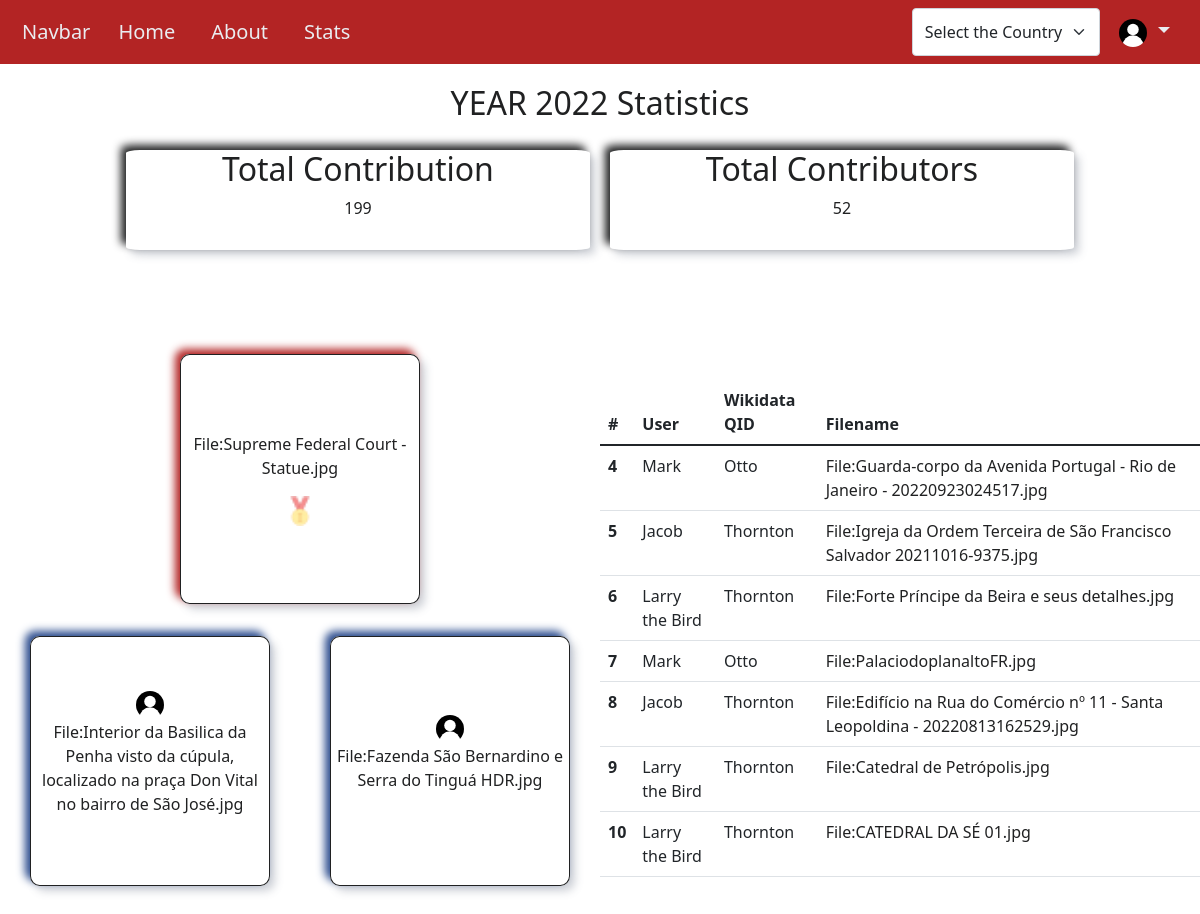
/stats/2022, run on the app's committed database.
### tables this page shows
CREATE TABLE edition (
	id INTEGER NOT NULL, 
	year INTEGER, 
	country VARCHAR, 
	place_1 VARCHAR, 
	place_2 VARCHAR, 
	place_3 VARCHAR, 
	place_4 VARCHAR, 
	place_5 VARCHAR, 
	place_6 VARCHAR, 
	place_7 VARCHAR, 
	place_8 VARCHAR, 
	place_9 VARCHAR, 
	place_10 VARCHAR, 
	PRIMARY KEY (id), 
	UNIQUE (year)
);

### app.py (the view)
@app.route('/stats/<year>')
def stats_year(year):
    editionyear = db.session.query(edition).filter_by(year=int(year)).all()
    photographyear = db.session.query(photograph).filter_by(edition_year=year).count()
    photographeryear = db.session.query(photograph).filter_by(edition_year=year).group_by(photograph.c.photographer).count()
    return render_template('statsyear.html', year=year, editionyear=editionyear[0], photographyear=photographyear, photographeryear=photographeryear)

### templates/statsyear.html
{% extends 'navbar.html' %} {% block content %}
<div class="stats">
  <div class="year-stats">
    <a
      href="{{ ''.join(['https://commons.wikimedia.org/wiki/Category:Images_from_Wiki_Loves_Monuments_', 'year', '_in_Brazil'])}}"
    >
      <div class="year-one">
        <div class="one-year">
          <h2>YEAR {{year}} Statistics</h2>
          <div class="stats-tab">
            <div class="stat-tab">
              <h2>Total Contribution</h2>
              <p>{{photographyear}}</p>
            </div>
            <div class="stat-tab">
              <h2>Total Contributors</h2>
              <p>{{photographeryear}}</p>
            </div>
          </div>
        </div>
      </div>
    </a>
  </div>
  <div class="stats-top">
    <div class="top-board">
      <div class="top-one">
        <p>
          <a
            href="{{ ''.join(['https://commons.wikimedia.org/wiki/', editionyear.place_1])}}"
            >{{editionyear.place_1}}</a
          >
        </p>
        <div class="gold-medal">
          <img
            class="user"
            src="{{ url_for('static', filename= 'images/gold-medal.png') }}"
            alt='{{ ("Winner on Wiki Loves Monuments Brasil") }}'
          />
        </div>
      </div>
      <div class="top-two">
        <div class="top-two-left">
          <img
            class="user"
            src="{{ url_for('static', filename= 'images/user-profile.svg') }}"
            alt='{{ ("Winner on Wiki Loves Monuments Brasil") }}'
          />
          <p>
            <a
              href="{{ ''.join(['https://commons.wikimedia.org/wiki/', editionyear.place_2])}}"
              >{{editionyear.place_2}}</a
            >
          </p>
        </div>
        <div class="top-two-right">
          <img
            class="user"
            src="{{ url_for('static', filename= 'images/user-profile.svg') }}"
            alt='{{ ("Winner on Wiki Loves Monuments Brasil") }}'
          />
          <p>
            <a
              href="{{ ''.join(['https://commons.wikimedia.org/wiki/', editionyear.place_3])}}"
              >{{editionyear.place_3}}</a
            >
          </p>
        </div>
      </div>
    </div>
    <div class="top-three">
      <table class="table">
        <thead>
          <tr>
            <th scope="col">#</th>
            <th scope="col">User</th>
            <th scope="col">Wikidata QID</th>
            <th scope="col">Filename</th>
          </tr>
        </thead>
        <tbody>
          <tr>
            <th scope="row">4</th>
            <td>Mark</td>
            <td>Otto</td>
            <td>
              <a
                href="{{ ''.join(['https://commons.wikimedia.org/wiki/', editionyear.place_4])}}"
                >{{editionyear.place_4}}</a
              >
            </td>
          </tr>
          <tr>
            <th scope="row">5</th>
            <td>Jacob</td>
            <td>Thornton</td>
            <td>
              <a
                href="{{ ''.join(['https://commons.wikimedia.org/wiki/', editionyear.place_5])}}"
                >{{editionyear.place_5}}</a
              >
            </td>
          </tr>
          <tr>
            <th scope="row">6</th>
            <td>Larry the Bird</td>
            <td>Thornton</td>
            <td>
              <a
                href="{{ ''.join(['https://commons.wikimedia.org/wiki/', editionyear.place_6])}}"
                >{{editionyear.place_6}}</a
              >
            </td>
          </tr>
          <tr>
            <th scope="row">7</th>
            <td>Mark</td>
            <td>Otto</td>
            <td>
              <a
                href="{{ ''.join(['https://commons.wikimedia.org/wiki/', editionyear.place_7])}}"
                >{{editionyear.place_7}}</a
              >
            </td>
          </tr>
          <tr>
            <th scope="row">8</th>
            <td>Jacob</td>
            <td>Thornton</td>
            <td>
              <a
                href="{{ ''.join(['https://commons.wikimedia.org/wiki/', editionyear.place_8])}}"
                >{{editionyear.place_8}}</a
              >
            </td>
          </tr>
          <tr>
            <th scope="row">9</th>
            <td>Larry the Bird</td>
            <td>Thornton</td>
            <td>
              <a
                href="{{ ''.join(['https://commons.wikimedia.org/wiki/', editionyear.place_9])}}"
                >{{editionyear.place_9}}</a
              >
            </td>
          </tr>
          <tr>
            <th scope="row">10</th>
            <td>Larry the Bird</td>
            <td>Thornton</td>
            <td>
              <a
                href="{{ ''.join(['https://commons.wikimedia.org/wiki/', editionyear.place_10])}}"
                >{{editionyear.place_10}}</a
              >
            </td>
          </tr>
        </tbody>
      </table>
    </div>
  </div>
</div>
{% endblock %}

### static/css/style.css (style rules this page uses)
:root { --red: #b32424; --white-font: #eaecf0; --black: #202122; --box-red: #d33; --box-blue: #2a4b8d; --blue: #36c; }
.user { height: 30px; }
.stats a, .stats-top a { text-decoration: none; color: var(--black); display: block; text-align: center; }
.top-one { margin-bottom: 2rem; height: 250px; border: 1px solid var(--black); width: 40%; display: flex; flex-direction: column; justify-self: center; justify-content: center; align-self: center; align-items: center; border-radius: 4%; box-shadow: -5px -5px 9px var(--red), 5px 5px 9px rgba(94, 104, 121, 0.3); }
.top-two { margin-bottom: 2rem; height: 250px; width: 100%; display: flex; justify-self: center; justify-content: space-around; align-self: center; align-items: center; }
.top-two-left, .top-two-right { border: 1px solid var(--black); display: flex; flex-direction: column; height: 250px; width: 40%; justify-self: center; justify-content: center; align-self: center; align-items: center; border-radius: 4%; box-shadow: -5px -5px 9px var(--box-blue), 5px 5px 9px rgba(94, 104, 121, 0.3); }
.stats-top { width: 100%; display: flex; justify-content: center; justify-items: center; margin: 2rem 0; }
.top-board { width: 50%; display: flex; flex-direction: column; justify-content: center; margin: 2rem 0; }
.top-three { width: 50%; display: flex; flex-direction: column; justify-content: center; justify-items: center; margin: 2rem 0; }
.table a { text-align: left; }
.stats-tab { display: flex; align-items: center; justify-content: center; }
.one-year { padding: 20px; }
.stat-tab { margin: 20px 10px; width: 40%; height: 100px; justify-content: space-around; border-radius: 3%; box-shadow: -5px -5px 9px var(--black), 5px 5px 9px rgba(94, 104, 121, 0.3); }
.stat-tab h2, .stat-tab p { text-align: center; }

### data on the page
edition: place_1 "File:Supreme Federal Court - Statue.jpg", place_2 "File:Interior da Basilica da Penha visto da cúpula, localizado na praça Don Vital no bairro de São José.jpg", place_3 "File:Fazenda São Bernardino e Serra do Tinguá HDR.jpg", place_4 "File:Guarda-corpo da Avenida Portugal - Rio de Janeiro - 20220923024517.jpg", place_5 "File:Igreja da Ordem Terceira de São Francisco Salvador 20211016-9375.jpg", place_6 "File:Forte Príncipe da Beira e seus detalhes.jpg", place_7 "File:PalaciodoplanaltoFR.jpg", place_8 "File:Edifício na Rua do Comércio nº 11 - Santa Leopoldina - 20220813162529.jpg", place_9 "File:Catedral de Petrópolis.jpg", place_10 "File:CATEDRAL DA SÉ 01.jpg"

### other printed values
{{ year }} "2022"
{{ photographyear }} "199"
{{ photographeryear }} "52"
